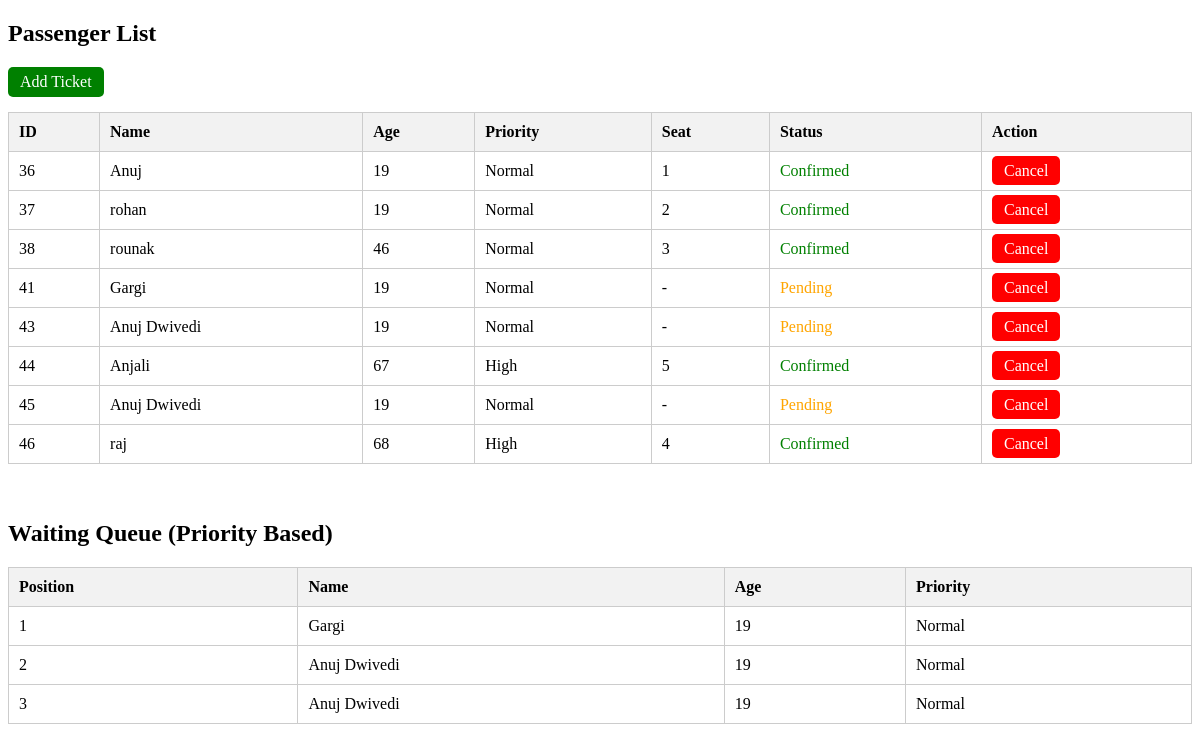
The page /view.php on the database its author committed.
### tables this page shows
CREATE TABLE `passengers` (
  `id` int(11) NOT NULL,
  `name` varchar(50) DEFAULT NULL,
  `age` int(11) DEFAULT NULL,
  `status` varchar(20) DEFAULT NULL,
  `seat_number` int(11) DEFAULT NULL,
  `booking_time` timestamp NOT NULL DEFAULT current_timestamp(),
  `priority` int(11) DEFAULT 0,
  `train_id` int(11) DEFAULT NULL,
  `appointment_date` date DEFAULT NULL,
  `appointment_time` time DEFAULT NULL
);

### view.php (the view, shortened to what this page needs)
<?php
include "db.php";
?>
<!DOCTYPE html>
<html>
<head>
</head>
<body>
<h2>Passenger List</h2>
<a href="index.php" class="btn add">Add Ticket</a>
<table>
<tr>
    <th>ID</th>
    <th>Name</th>
    <th>Age</th>
    <th>Priority</th>
    <th>Seat</th>
    <th>Status</th>
    <th>Action</th>
</tr>
<?php
$result = $conn->query("SELECT * FROM passengers");
while($row = $result->fetch_assoc()){
    echo "<tr>";
    echo "<td>".$row['id']."</td>";
    echo "<td>".$row['name']."</td>";
    echo "<td>".$row['age']."</td>";
    echo "<td>".($row['priority'] ? 'High' : 'Normal')."</td>";
    echo "<td>".($row['seat_number'] ?? '-')."</td>";
    if($row['status']=="Confirmed"){
        echo "<td style='color:green;'>Confirmed</td>";
    } else {
        echo "<td style='color:orange;'>Pending</td>";
    }
    echo "<td>
            <a class='btn cancel'
            onclick=\"return confirm('Are you sure you want to cancel?')\"
            href='cancel.php?id=".$row['id']."'>Cancel</a>
          </td>";
    echo "</tr>";
}
?>
</table>
<br><br>
<h2>Waiting Queue (Priority Based)</h2>
<table>
<tr>
    <th>Position</th>
    <th>Name</th>
    <th>Age</th>
    <th>Priority</th>
</tr>
<?php
$waiting = $conn->query("SELECT * FROM passengers
                         WHERE status='Pending'
                         ORDER BY priority DESC, booking_time ASC");
$pos = 1;
while($row = $waiting->fetch_assoc()){
    echo "<tr>";
    echo "<td>".$pos."</td>";
    echo "<td>".$row['name']."</td>";
    echo "<td>".$row['age']."</td>";
    echo "<td>".($row['priority'] ? 'High' : 'Normal')."</td>";
    echo "</tr>";
    $pos++;
}
?>
</table>
</body>
</html>

### view.php (style rules this page uses)
table { width: 100%; border-collapse: collapse; }
th, td { border: 1px solid #ccc; padding: 10px; text-align: left; }
th { background-color: #f2f2f2; }
.btn { padding: 6px 12px; text-decoration: none; color: white; border-radius: 5px; }
.cancel { background-color: red; }
.add { background-color: green; margin-bottom: 15px; display: inline-block; }

### rows shown on the page
passengers: id "36", name "Anuj", age "19", priority "Normal", seat_number "1", status "Confirmed"
passengers: id "37", name "rohan", age "19", priority "Normal", seat_number "2", status "Confirmed"
passengers: id "38", name "rounak", age "46", priority "Normal", seat_number "3", status "Confirmed"
passengers: id "41", name "Gargi", age "19", priority "Normal", seat_number "-", status "Pending"
passengers: id "43", name "Anuj Dwivedi", age "19", priority "Normal", seat_number "-", status "Pending"
passengers: id "44", name "Anjali", age "67", priority "High", seat_number "5", status "Confirmed"
passengers: id "45", name "Anuj Dwivedi", age "19", priority "Normal", seat_number "-", status "Pending"
passengers: id "46", name "raj", age "68", priority "High", seat_number "4", status "Confirmed"
